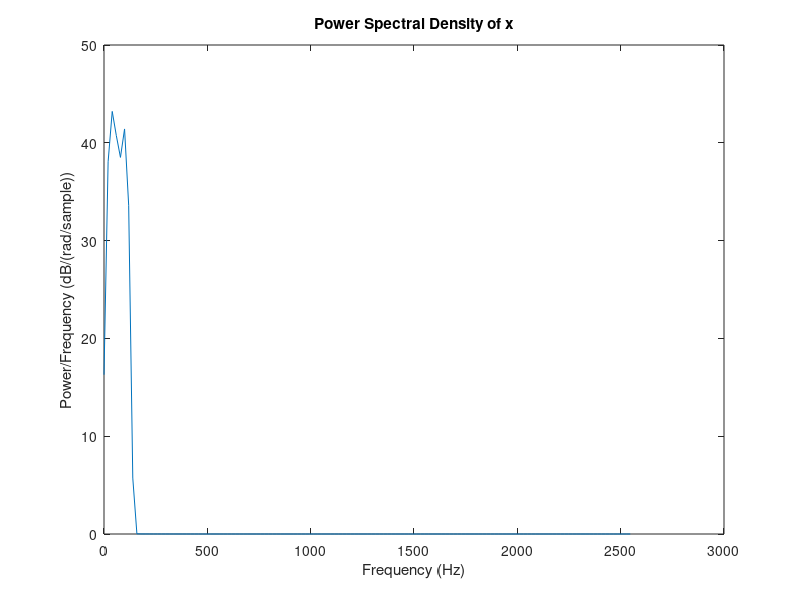

MATLAB code to generate this figure: (Note: this script raises an error after producing the figure.)
% DSP HW4
% Aliza Meller
close all; 
clc;
clear;

%% Question 1: Sig Gen
% Part a
fs0 = 2000; 
fs = 16*fs0;
B = 800;
M = 16;

N = 2^(nextpow2(fs));  % Will use N as number of samples to generate
Nfft = 2*N;

binfreqs = colon(0,(fs/Nfft),fs);
[c0, k0] = min(abs(binfreqs - B)); %find index that has a value closest to 800Hz
% Because MATLAB indexes from 1 and not 0, although it is calculated as
% 820, the actual index is at 819
k0 = k0 - 1; % k0 = 819
xf = randn(1, k0 + 1); %% Generates iid N(0,1) samples, which will occupy DFT indices 0<=k<=k0
x = real(ifft(xf, Nfft)); %% Indices k0+1<=k<=Nfft-1 are all 0
x = x(1:N);
x = x/std(x);  % Normalize to unit variance

% Part b
% While xf is white because it has zero mean and is uncorrelated, it is not
% stationary because the variance is not constant over the signal because
% of the zero-padding. x is white and stationary because the inverse 
% fourier transform a white signal (xf) white and stationary. 

% Part c
[pxx, w] = pwelch(x);
f = w*(fs/(2*pi)); 
plot(f,pxx);
xlabel("Frequency (Hz)")
ylabel("Power/Frequency (dB/(rad/sample))")
title("Power Spectral Density of x")
hold on
plot(800, pxx(800), 'r*');

% Part d
% The properties of the fourier transform tell us that the inverse FT of a
% real signal is symmetric and complex. Because xf is real, the ifft
% produces a symmetric and complex signal as the output. 

% Part e 
% Assume ergodicity. It is called unit variance because the variance of
% x/std(x) = 1. See below. 
variance = var(x); 

% Part f
% In order for the samples to be uncorrelated, the PSD needs to be flat. In 
% part c it is clear that the PSD is not flat which neans they must be 
% correlated.  

%% Question 2: Quantizer
samples = randi([-5, 5], 1, 20);
Qbits = 3; 
scale = 3; 
quantized = quantop(samples, Qbits, scale);

% By observation, the upper bound is 2.25 and the lower bound is -3. This is
% because the range went from -3 to 3 with 2^3 (= 8) steps. 6/8 = 0.75, so
% each step is 0.75. 

%% Question 3: Decimation Filter
% Part a
wcrit = pi/M; 
% passband: 0 <= w <= 7/8 wc
% stopband: wc <= w <= pi
passband_edge = (0.875*wcrit*fs)/(2*pi); % convert passband edge into hertz
% passband_edge = 875 > B = 800

% Part b
fcrit = [0, (7/8)*wcrit, wcrit, 1];
% nominal gain in passband: 1, stopband: 0
acrit = [1 1 0 0]; 
[b0, a0] = firpm(221, fcrit, acrit); % returns desired amplitude of freq. 
% response of the resultant filter, b and the maximum ripple height ERR, a
b0 = b0/norm(b0);
a0 = 1; % normalize filter to unit power

% Part c
[H,W] = freqz(b0, a0);
figure; 
plot((W*fs)/(2*pi), abs(H));
title('Magnitude Response of Decimation Filter');
xlabel('Frequency (Hz)');
ylabel('Magnitude (Linear)');

% Part d
% There is amplitude distortion as seen by the rippling in the amplitude 
% and there is no phase distortion because it is a linear FIR filter. 

%% Question 4: Differential Coder and Accumulator
% Part a
% Transfer Function of Accumulator:
% b0 = 0, b1 = 1, a1 = 1 
% H(Z) = (b0 + b1 * z^-1) / (1 - a1 * z^-1)
% H(Z) = z^-1/(1 - z^-1) = 1/(z - 1)

% Transfer Function of Decoder:
% H(Z) = yn/xn = 1/[(1/Acc) + 1] = 1/[(z-1) + 1] = 1/z

% Part b
y = zeros(1, N);
e = zeros(1, N);
e(1) = x(1);

for i = 2:N
    y(i) = e(i-1) + y(i-1);
    e(i) = x(i) - y(i);
end

var_e = var(e);

% Looking at the first 1-20 values of x are the same as the first 2-21 values
% of y which shows a shift by 1

% Part c
% See PDF document 

%% Question 5: Running the Systems
% Part a
% To find alpha, we convert the given statement to P((|X-mu|/sigma) > alpha) = 0.01
% Because X ~ N(mu, sigma^2), Z = |X-mu|/sigma ~ N(0, 1). 
% Using the Z score, we can rewrite the statement as P(|Z| > alpha) < 0.01
% which can be written as P(|Z| > alpha) = P(Z > alpha) + P(Z < -alpha) 
% So, we want to find P(Z > alpha) < 0.005 and P(Z < -alpha) < 0.005
% The function norminv provides the inverse cdf for the normal dist. which
% allows us to find alpha given the paramter 0.995. (or, -alpha given 0.005)
alpha = norminv(0.995);

% Part b
% Unquantized:
unquantized_12 = conv(b0, x);
unquantized_12 = downsample(unquantized_12, M);
% System I:
Qbits1 = 5;
Scale1 = 10;
x1 = quantop(unquantized_12, Qbits1, Scale1);
% System II:
Qbits2 = 5;
Scale2 = 5;
x2 = downsample((conv(quantop(x, Qbits2, Scale2), b0)), M);

figure;
subplot(3,1,1)
pwelch(unquantized_12)
title("Unquantized Spectral Output Sytems 1 and 2")
subplot(3,1,2)
pwelch(x1)
title("Quanitzed Spectral Output System 1")
subplot(3,1,3)
pwelch(x2)
title("Quantized Spectral Output System 2")

% Computing SNR
error1  = unquantized_12 - x1;
error2 = unquantized_12 - x2;
SNR1 = 10*log10(mean(unquantized_12.^2)/mean(error1.^2));
SNR2 = 10*log10(mean(unquantized_12.^2)/mean(error2.^2));

% Part c
% System 3
unquantized_3 = conv(y, b0);
unquantized_3 = downsample(unquantized_3, M);

Qbits3 = 5;
Scale3 = 0.5;

y3 = zeros(1, N);
e3 = zeros(1, N);
e3(1) = x(1); 

for i = 2:N
    y3(i) = quantop(e3(i-1), Qbits3, Scale3) + y3(i-1);
    e3(i) = x(i) - y3(i);
end

x3 = conv(b0, y3);
x3 = downsample(x3, M);
error3 = unquantized_3 - x3;
SNR3 = 10*log10(mean(unquantized_3.^2)/mean(error3.^2));

figure;
nexttile
pwelch(unquantized_3)
title("Unquantized Output of System 3")
nexttile
pwelch(x3)
title("Quantized Output of System 3")

%% Question 6
% Part a
% System III has the greatest SNR, and system I has the smallest SNR.

% All results discussed below correspond to an SNR of system I = 22.40 dB, 
% SNR of system II = 27.51 dB, SNR of system III = 37.78 dB
octaves = log2(M); 
SNRbenefit_per_octave21 = (SNR2 - SNR1)/octaves; % SNR benefit of II over I = 1.28 dB
SNRbenefit_per_octave31 = (SNR3 - SNR1)/octaves; % SNR benefit of III over I = 3.85 dB

% Part b
bits_precision_21 = (SNR2 - SNR1)/6; % 0.85 increased bits of precision of II over I
bits_precision_31 = (SNR3 - SNR1)/6; % 2.56 increased bits of precision of III over I

% Part c
% The SNR benefit of system II over I is 1.28 dB

% Part d
% Our standard assumption of roundoff error is to model it as an additive
% noise. The quantization noise occupies the badwidth of the 
% signal, fs/2. Oversampling by an octave reduces the signal bandwidth to 
% fs/4. Because the PSD of AWGN is flat, the noise still occupies fs/2. 
% As a result, to get rid of the extra noise we filter the signal 
% through a decimation filter to avoid aliasing of higher frequencies. 
% This filter needs to be a low pass filter with a cutoff freq at the dropoff
% point, of the signal which is fs/4 = (fs/2) / 2. This decreases the noise 
% power by a factor of 2, and the overall SNR increases by a factor of 2.  
% Therefore, because 10*log10(2) = 3 dB, SNR increases by 3 dB. 


function xq = quantop(x,Qbits,scale)
    x = x/scale;
    xq = round((x+1)*2^(Qbits-1))/2^(Qbits-1)-1;
    xq = max(min(xq,1-2^-(Qbits-1)),-1); % -1 <= x < 1
    xq = xq*scale;
end



